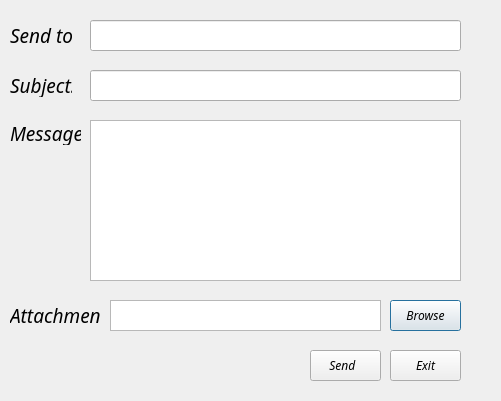
<?xml version="1.0" encoding="UTF-8"?>
<ui version="4.0">
 <class>DialogMail</class>
 <widget class="QDialog" name="DialogMail">
  <property name="geometry">
   <rect>
    <x>0</x>
    <y>0</y>
    <width>501</width>
    <height>401</height>
   </rect>
  </property>
  <property name="windowTitle">
   <string>Dialog</string>
  </property>
  <widget class="QLabel" name="laSubject">
   <property name="geometry">
    <rect>
     <x>10</x>
     <y>72</y>
     <width>62</width>
     <height>25</height>
    </rect>
   </property>
   <property name="font">
    <font>
     <family>Ubuntu Condensed</family>
     <italic>true</italic>
    </font>
   </property>
   <property name="text">
    <string>&lt;html&gt;&lt;head/&gt;&lt;body&gt;&lt;p&gt;&lt;span style=&quot; font-size:14pt;&quot;&gt;Subject:&lt;/span&gt;&lt;/p&gt;&lt;/body&gt;&lt;/html&gt;</string>
   </property>
   <property name="textFormat">
    <enum>Qt::AutoText</enum>
   </property>
  </widget>
  <widget class="QLineEdit" name="leSubject">
   <property name="geometry">
    <rect>
     <x>90</x>
     <y>70</y>
     <width>371</width>
     <height>31</height>
    </rect>
   </property>
  </widget>
  <widget class="QLabel" name="laMessage">
   <property name="geometry">
    <rect>
     <x>10</x>
     <y>120</y>
     <width>71</width>
     <height>25</height>
    </rect>
   </property>
   <property name="font">
    <font>
     <family>Ubuntu Condensed</family>
     <italic>true</italic>
    </font>
   </property>
   <property name="text">
    <string>&lt;html&gt;&lt;head/&gt;&lt;body&gt;&lt;p&gt;&lt;span style=&quot; font-size:14pt;&quot;&gt;Message:&lt;/span&gt;&lt;/p&gt;&lt;/body&gt;&lt;/html&gt;</string>
   </property>
   <property name="textFormat">
    <enum>Qt::AutoText</enum>
   </property>
  </widget>
  <widget class="QPlainTextEdit" name="pteMessage">
   <property name="geometry">
    <rect>
     <x>90</x>
     <y>120</y>
     <width>371</width>
     <height>161</height>
    </rect>
   </property>
  </widget>
  <widget class="QLabel" name="laAttach">
   <property name="geometry">
    <rect>
     <x>10</x>
     <y>300</y>
     <width>91</width>
     <height>31</height>
    </rect>
   </property>
   <property name="font">
    <font>
     <family>Ubuntu Condensed</family>
     <italic>true</italic>
    </font>
   </property>
   <property name="text">
    <string>&lt;html&gt;&lt;head/&gt;&lt;body&gt;&lt;p&gt;&lt;span style=&quot; font-size:14pt;&quot;&gt;Attachment:&lt;/span&gt;&lt;/p&gt;&lt;/body&gt;&lt;/html&gt;</string>
   </property>
   <property name="textFormat">
    <enum>Qt::AutoText</enum>
   </property>
  </widget>
  <widget class="QPushButton" name="pbBrowse">
   <property name="geometry">
    <rect>
     <x>390</x>
     <y>300</y>
     <width>71</width>
     <height>31</height>
    </rect>
   </property>
   <property name="font">
    <font>
     <family>Ubuntu Condensed</family>
     <italic>true</italic>
    </font>
   </property>
   <property name="text">
    <string>Browse</string>
   </property>
  </widget>
  <widget class="QPushButton" name="pbSend">
   <property name="geometry">
    <rect>
     <x>310</x>
     <y>350</y>
     <width>71</width>
     <height>31</height>
    </rect>
   </property>
   <property name="font">
    <font>
     <family>Ubuntu Condensed</family>
     <italic>true</italic>
    </font>
   </property>
   <property name="layoutDirection">
    <enum>Qt::RightToLeft</enum>
   </property>
   <property name="text">
    <string>Send  </string>
   </property>
   <property name="icon">
    <iconset>
     <selectedon>:/icons/icons/send-mail.png</selectedon>
    </iconset>
   </property>
  </widget>
  <widget class="QPushButton" name="pbExit">
   <property name="geometry">
    <rect>
     <x>390</x>
     <y>350</y>
     <width>71</width>
     <height>31</height>
    </rect>
   </property>
   <property name="font">
    <font>
     <family>Ubuntu Condensed</family>
     <italic>true</italic>
    </font>
   </property>
   <property name="text">
    <string>Exit</string>
   </property>
  </widget>
  <widget class="QLabel" name="laSendTo">
   <property name="geometry">
    <rect>
     <x>10</x>
     <y>22</y>
     <width>62</width>
     <height>25</height>
    </rect>
   </property>
   <property name="font">
    <font>
     <family>Ubuntu Condensed</family>
     <weight>50</weight>
     <italic>true</italic>
     <bold>false</bold>
    </font>
   </property>
   <property name="text">
    <string>&lt;html&gt;&lt;head/&gt;&lt;body&gt;&lt;p&gt;&lt;span style=&quot; font-size:14pt;&quot;&gt;Send to:&lt;/span&gt;&lt;/p&gt;&lt;/body&gt;&lt;/html&gt;</string>
   </property>
   <property name="textFormat">
    <enum>Qt::AutoText</enum>
   </property>
  </widget>
  <widget class="QLineEdit" name="leSendTo">
   <property name="geometry">
    <rect>
     <x>90</x>
     <y>20</y>
     <width>371</width>
     <height>31</height>
    </rect>
   </property>
  </widget>
  <widget class="QTextEdit" name="teAttach">
   <property name="geometry">
    <rect>
     <x>110</x>
     <y>300</y>
     <width>271</width>
     <height>31</height>
    </rect>
   </property>
  </widget>
 </widget>
 <resources/>
 <connections/>
</ui>
